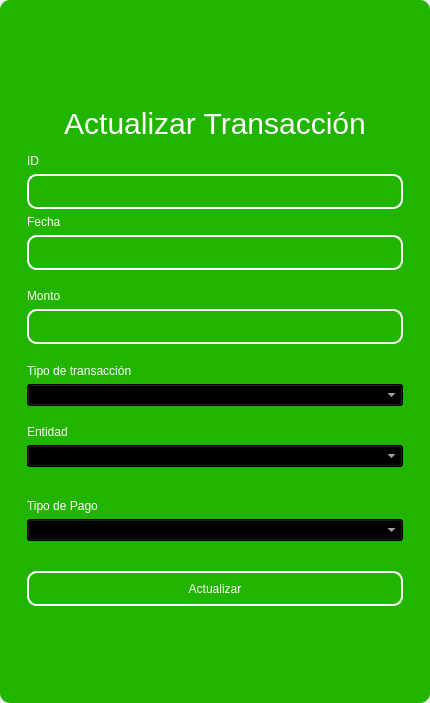
<?xml version="1.0" encoding="UTF-8"?>
<ui version="4.0">
 <class>MainWindow</class>
 <widget class="QMainWindow" name="MainWindow">
  <property name="geometry">
   <rect>
    <x>0</x>
    <y>0</y>
    <width>430</width>
    <height>703</height>
   </rect>
  </property>
  <property name="windowTitle">
   <string>MainWindow</string>
  </property>
  <property name="styleSheet">
   <string notr="true"/>
  </property>
  <widget class="QWidget" name="centralwidget">
   <property name="styleSheet">
    <string notr="true"/>
   </property>
   <layout class="QVBoxLayout" name="verticalLayout">
    <property name="spacing">
     <number>0</number>
    </property>
    <property name="leftMargin">
     <number>0</number>
    </property>
    <property name="topMargin">
     <number>0</number>
    </property>
    <property name="rightMargin">
     <number>0</number>
    </property>
    <property name="bottomMargin">
     <number>0</number>
    </property>
    <item>
     <widget class="QFrame" name="frame">
      <property name="enabled">
       <bool>true</bool>
      </property>
      <property name="styleSheet">
       <string notr="true">QFrame {
	border-radius:10px;
	background-color: rgb(33, 181, 0);
 }
</string>
      </property>
      <property name="frameShape">
       <enum>QFrame::StyledPanel</enum>
      </property>
      <property name="frameShadow">
       <enum>QFrame::Raised</enum>
      </property>
      <layout class="QVBoxLayout" name="verticalLayout_2">
       <item>
        <widget class="QFrame" name="frame_superior">
         <property name="minimumSize">
          <size>
           <width>0</width>
           <height>40</height>
          </size>
         </property>
         <property name="maximumSize">
          <size>
           <width>16777215</width>
           <height>40</height>
          </size>
         </property>
         <property name="styleSheet">
          <string notr="true">QPushButton{
border-radius:18px;
}

QPushButton:hover{
	background-color: rgb(0, 0, 0);
}
</string>
         </property>
         <property name="frameShape">
          <enum>QFrame::StyledPanel</enum>
         </property>
         <property name="frameShadow">
          <enum>QFrame::Raised</enum>
         </property>
         <layout class="QHBoxLayout" name="horizontalLayout_3">
          <property name="spacing">
           <number>4</number>
          </property>
          <property name="leftMargin">
           <number>0</number>
          </property>
          <property name="topMargin">
           <number>0</number>
          </property>
          <property name="rightMargin">
           <number>0</number>
          </property>
          <property name="bottomMargin">
           <number>0</number>
          </property>
          <item>
           <widget class="QPushButton" name="btn_icon">
            <property name="text">
             <string/>
            </property>
            <property name="iconSize">
             <size>
              <width>40</width>
              <height>40</height>
             </size>
            </property>
           </widget>
          </item>
          <item>
           <spacer name="horizontalSpacer_2">
            <property name="orientation">
             <enum>Qt::Horizontal</enum>
            </property>
            <property name="sizeHint" stdset="0">
             <size>
              <width>443</width>
              <height>20</height>
             </size>
            </property>
           </spacer>
          </item>
          <item>
           <widget class="QPushButton" name="bt_minimizar">
            <property name="minimumSize">
             <size>
              <width>38</width>
              <height>38</height>
             </size>
            </property>
            <property name="maximumSize">
             <size>
              <width>38</width>
              <height>38</height>
             </size>
            </property>
            <property name="cursor">
             <cursorShape>PointingHandCursor</cursorShape>
            </property>
            <property name="text">
             <string/>
            </property>
            <property name="icon">
             <iconset>
              <normaloff>image/minus.svg</normaloff>image/minus.svg</iconset>
            </property>
            <property name="iconSize">
             <size>
              <width>38</width>
              <height>38</height>
             </size>
            </property>
           </widget>
          </item>
          <item>
           <widget class="QPushButton" name="bt_maximizar">
            <property name="minimumSize">
             <size>
              <width>38</width>
              <height>38</height>
             </size>
            </property>
            <property name="maximumSize">
             <size>
              <width>38</width>
              <height>38</height>
             </size>
            </property>
            <property name="cursor">
             <cursorShape>PointingHandCursor</cursorShape>
            </property>
            <property name="text">
             <string/>
            </property>
            <property name="icon">
             <iconset>
              <normaloff>image/chevron-up.svg</normaloff>image/chevron-up.svg</iconset>
            </property>
            <property name="iconSize">
             <size>
              <width>38</width>
              <height>38</height>
             </size>
            </property>
           </widget>
          </item>
          <item>
           <widget class="QPushButton" name="bt_restaurar">
            <property name="minimumSize">
             <size>
              <width>38</width>
              <height>38</height>
             </size>
            </property>
            <property name="maximumSize">
             <size>
              <width>38</width>
              <height>38</height>
             </size>
            </property>
            <property name="cursor">
             <cursorShape>PointingHandCursor</cursorShape>
            </property>
            <property name="text">
             <string/>
            </property>
            <property name="icon">
             <iconset>
              <normaloff>image/chevron-down.svg</normaloff>image/chevron-down.svg</iconset>
            </property>
            <property name="iconSize">
             <size>
              <width>38</width>
              <height>38</height>
             </size>
            </property>
           </widget>
          </item>
          <item>
           <widget class="QPushButton" name="bt_cerrar">
            <property name="minimumSize">
             <size>
              <width>38</width>
              <height>38</height>
             </size>
            </property>
            <property name="maximumSize">
             <size>
              <width>38</width>
              <height>38</height>
             </size>
            </property>
            <property name="cursor">
             <cursorShape>PointingHandCursor</cursorShape>
            </property>
            <property name="text">
             <string/>
            </property>
            <property name="icon">
             <iconset>
              <normaloff>image/x.svg</normaloff>image/x.svg</iconset>
            </property>
            <property name="iconSize">
             <size>
              <width>38</width>
              <height>38</height>
             </size>
            </property>
           </widget>
          </item>
         </layout>
        </widget>
       </item>
       <item>
        <widget class="QFrame" name="frame_3">
         <property name="styleSheet">
          <string notr="true">QLabel {
	color: rgb(255, 255, 254);
	font: 12pt &quot;Arial&quot;;
	background-color: rgba(0, 0, 0,0);
}

QTextEdit{
background-color: rgba(0, 0, 0,0);
border-radius:10px; 
font: 12pt &quot;Arial&quot;;
color: rgb(255, 255, 254);
border: 2px solid  rgb(255, 255, 255);

}

QTextEdit:hover{
background-color: rgba(0, 0, 0,0);
border-radius:10px; 
font: 12pt &quot;Arial&quot;;
border: 2px solid  rgb(120, 0, 171);
}

QTextEdit:focus{
background-color: rgb(0, 0, 0);
border-radius:10px; 
font: 12pt &quot;Arial&quot;;
border: 2px solid rgb(120, 0, 171);
}

QLineEdit{
background-color: rgba(0, 0, 0,0);
border-radius:10px; 
font: 12pt &quot;Arial&quot;;
color: rgb(255, 255, 254);
border: 2px solid  rgb(255, 255, 255);

}

QLineEdit:hover{
background-color: rgba(0, 0, 0,0);
border-radius:10px; 
font: 12pt &quot;Arial&quot;;
border: 2px solid  rgb(120, 0, 171);
}

QLineEdit:focus{
background-color: rgb(0, 0, 0);
border-radius:10px; 
font: 12pt &quot;Arial&quot;;
border: 2px solid rgb(120, 0, 171);
}

QCheckBox{
	font: 12pt &quot;Arial&quot;;
	color: rgb(255, 255, 255);
}

QCheckBox::indicator {
    width: 18px;
    height:18px;
}

QCheckBox::indicator:unchecked {
   background-image: url(image/square.svg);
}

QCheckBox::indicator:checked {
   background-image: url(image/check-square.svg);
}

QPushButton{
border-radius:10px; 
font: 12pt &quot;Arial&quot;;
color: rgb(255, 255, 254);
border: 2px solid #ffffff;
}

QPushButton:hover{
border-radius:10px; 
font: 12pt &quot;Arial&quot;;
color: rgb(255, 255, 255);
border: 2px solid rgb(120, 0, 171);
	background-color: rgb(120, 0, 171);
}
</string>
         </property>
         <property name="frameShape">
          <enum>QFrame::StyledPanel</enum>
         </property>
         <property name="frameShadow">
          <enum>QFrame::Raised</enum>
         </property>
         <layout class="QHBoxLayout" name="horizontalLayout_4">
          <item>
           <layout class="QVBoxLayout" name="verticalLayout_4">
            <item>
             <spacer name="verticalSpacer">
              <property name="orientation">
               <enum>Qt::Vertical</enum>
              </property>
              <property name="sizeHint" stdset="0">
               <size>
                <width>28</width>
                <height>28</height>
               </size>
              </property>
             </spacer>
            </item>
            <item>
             <widget class="QFrame" name="frame_4">
              <property name="maximumSize">
               <size>
                <width>400</width>
                <height>600</height>
               </size>
              </property>
              <property name="styleSheet">
               <string notr="true">QLabel {
	color: rgb(255, 255, 254);
	font: 12pt &quot;Arial&quot;;
	background-color: rgba(0, 0, 0,0);
}


QLineEdit{
background-color: rgba(0, 0, 0,0);
border-radius:10px; 
font: 12pt &quot;Arial&quot;;
color: rgb(255, 255, 254);
border: 2px solid  rgb(255, 255, 255);

}

QLineEdit:hover{
background-color: rgba(0, 0, 0,0);
border-radius:10px; 
font: 12pt &quot;Arial&quot;;
border: 2px solid  rgb(120, 0, 171);
}

QLineEdit:focus{
background-color: rgb(0, 0, 0);
border-radius:10px; 
font: 12pt &quot;Arial&quot;;
border: 2px solid rgb(120, 0, 171);
}

QCheckBox{
	font: 12pt &quot;Arial&quot;;
	color: rgb(255, 255, 255);
}

QCheckBox::indicator {
    width: 18px;
    height:18px;
}

QCheckBox::indicator:unchecked {
   background-image: url(image/square.svg);
}

QCheckBox::indicator:checked {
   background-image: url(image/check-square.svg);
}

QPushButton{
border-radius:10px; 
font: 12pt &quot;Arial&quot;;
color: rgb(255, 255, 254);
border: 2px solid #ffffff;
}

QPushButton:hover{
border-radius:10px; 
font: 12pt &quot;Arial&quot;;
color: rgb(255, 255, 255);
border: 2px solid rgb(120, 0, 171);
	background-color: rgb(120, 0, 171);
}
</string>
              </property>
              <property name="frameShape">
               <enum>QFrame::StyledPanel</enum>
              </property>
              <property name="frameShadow">
               <enum>QFrame::Raised</enum>
              </property>
              <layout class="QVBoxLayout" name="verticalLayout_3">
               <item>
                <spacer name="verticalSpacer_3">
                 <property name="orientation">
                  <enum>Qt::Vertical</enum>
                 </property>
                 <property name="sizeHint" stdset="0">
                  <size>
                   <width>20</width>
                   <height>40</height>
                  </size>
                 </property>
                </spacer>
               </item>
               <item>
                <widget class="QLabel" name="label_3">
                 <property name="minimumSize">
                  <size>
                   <width>100</width>
                   <height>50</height>
                  </size>
                 </property>
                 <property name="styleSheet">
                  <string notr="true">font-size: 30px</string>
                 </property>
                 <property name="text">
                  <string>Actualizar Transacción</string>
                 </property>
                 <property name="alignment">
                  <set>Qt::AlignCenter</set>
                 </property>
                </widget>
               </item>
               <item>
                <widget class="QLabel" name="label_6">
                 <property name="text">
                  <string>ID</string>
                 </property>
                </widget>
               </item>
               <item>
                <widget class="QLineEdit" name="idtxt">
                 <property name="enabled">
                  <bool>false</bool>
                 </property>
                 <property name="minimumSize">
                  <size>
                   <width>0</width>
                   <height>35</height>
                  </size>
                 </property>
                </widget>
               </item>
               <item>
                <widget class="QLabel" name="label_4">
                 <property name="text">
                  <string>Fecha</string>
                 </property>
                </widget>
               </item>
               <item>
                <widget class="QLineEdit" name="datetxt">
                 <property name="minimumSize">
                  <size>
                   <width>0</width>
                   <height>35</height>
                  </size>
                 </property>
                 <property name="text">
                  <string/>
                 </property>
                </widget>
               </item>
               <item>
                <spacer name="verticalSpacer_4">
                 <property name="orientation">
                  <enum>Qt::Vertical</enum>
                 </property>
                 <property name="sizeHint" stdset="0">
                  <size>
                   <width>20</width>
                   <height>40</height>
                  </size>
                 </property>
                </spacer>
               </item>
               <item>
                <widget class="QLabel" name="label_5">
                 <property name="text">
                  <string>Monto</string>
                 </property>
                </widget>
               </item>
               <item>
                <widget class="QLineEdit" name="amounttxt">
                 <property name="minimumSize">
                  <size>
                   <width>0</width>
                   <height>35</height>
                  </size>
                 </property>
                 <property name="maximumSize">
                  <size>
                   <width>16777215</width>
                   <height>16777215</height>
                  </size>
                 </property>
                 <property name="echoMode">
                  <enum>QLineEdit::Normal</enum>
                 </property>
                </widget>
               </item>
               <item>
                <spacer name="verticalSpacer_5">
                 <property name="orientation">
                  <enum>Qt::Vertical</enum>
                 </property>
                 <property name="sizeHint" stdset="0">
                  <size>
                   <width>20</width>
                   <height>40</height>
                  </size>
                 </property>
                </spacer>
               </item>
               <item>
                <widget class="QLabel" name="label">
                 <property name="text">
                  <string>Tipo de transacción</string>
                 </property>
                </widget>
               </item>
               <item>
                <widget class="QComboBox" name="transaction_type_combobox">
                 <property name="cursor">
                  <cursorShape>PointingHandCursor</cursorShape>
                 </property>
                 <property name="styleSheet">
                  <string notr="true">color: rgb(255, 255, 255);
background-color: rgb(0, 0, 0);</string>
                 </property>
                </widget>
               </item>
               <item>
                <spacer name="verticalSpacer_11">
                 <property name="orientation">
                  <enum>Qt::Vertical</enum>
                 </property>
                 <property name="sizeHint" stdset="0">
                  <size>
                   <width>20</width>
                   <height>40</height>
                  </size>
                 </property>
                </spacer>
               </item>
               <item>
                <widget class="QLabel" name="label_2">
                 <property name="text">
                  <string>Entidad</string>
                 </property>
                </widget>
               </item>
               <item>
                <widget class="QComboBox" name="entity_combobox">
                 <property name="cursor">
                  <cursorShape>PointingHandCursor</cursorShape>
                 </property>
                 <property name="styleSheet">
                  <string notr="true">color: rgb(255, 255, 255);
background-color: rgb(0, 0, 0);</string>
                 </property>
                </widget>
               </item>
               <item>
                <spacer name="verticalSpacer_6">
                 <property name="orientation">
                  <enum>Qt::Vertical</enum>
                 </property>
                 <property name="sizeHint" stdset="0">
                  <size>
                   <width>20</width>
                   <height>40</height>
                  </size>
                 </property>
                </spacer>
               </item>
               <item>
                <spacer name="verticalSpacer_10">
                 <property name="orientation">
                  <enum>Qt::Vertical</enum>
                 </property>
                 <property name="sizeHint" stdset="0">
                  <size>
                   <width>20</width>
                   <height>40</height>
                  </size>
                 </property>
                </spacer>
               </item>
               <item>
                <widget class="QLabel" name="label_7">
                 <property name="text">
                  <string>Tipo de Pago</string>
                 </property>
                </widget>
               </item>
               <item>
                <widget class="QComboBox" name="payment_combobox">
                 <property name="cursor">
                  <cursorShape>PointingHandCursor</cursorShape>
                 </property>
                 <property name="styleSheet">
                  <string notr="true">color: rgb(255, 255, 255);
background-color: rgb(0, 0, 0);</string>
                 </property>
                </widget>
               </item>
               <item>
                <spacer name="verticalSpacer_9">
                 <property name="orientation">
                  <enum>Qt::Vertical</enum>
                 </property>
                 <property name="sizeHint" stdset="0">
                  <size>
                   <width>20</width>
                   <height>50</height>
                  </size>
                 </property>
                </spacer>
               </item>
               <item>
                <widget class="QPushButton" name="btn_update">
                 <property name="minimumSize">
                  <size>
                   <width>0</width>
                   <height>35</height>
                  </size>
                 </property>
                 <property name="cursor">
                  <cursorShape>PointingHandCursor</cursorShape>
                 </property>
                 <property name="text">
                  <string>Actualizar</string>
                 </property>
                </widget>
               </item>
               <item>
                <spacer name="verticalSpacer_7">
                 <property name="orientation">
                  <enum>Qt::Vertical</enum>
                 </property>
                 <property name="sizeHint" stdset="0">
                  <size>
                   <width>20</width>
                   <height>40</height>
                  </size>
                 </property>
                </spacer>
               </item>
               <item>
                <layout class="QHBoxLayout" name="horizontalLayout_2"/>
               </item>
               <item>
                <spacer name="verticalSpacer_8">
                 <property name="orientation">
                  <enum>Qt::Vertical</enum>
                 </property>
                 <property name="sizeHint" stdset="0">
                  <size>
                   <width>20</width>
                   <height>40</height>
                  </size>
                 </property>
                </spacer>
               </item>
               <item>
                <layout class="QHBoxLayout" name="horizontalLayout">
                 <item>
                  <spacer name="horizontalSpacer">
                   <property name="orientation">
                    <enum>Qt::Horizontal</enum>
                   </property>
                   <property name="sizeHint" stdset="0">
                    <size>
                     <width>40</width>
                     <height>20</height>
                    </size>
                   </property>
                  </spacer>
                 </item>
                </layout>
               </item>
              </layout>
             </widget>
            </item>
            <item>
             <spacer name="verticalSpacer_2">
              <property name="orientation">
               <enum>Qt::Vertical</enum>
              </property>
              <property name="sizeHint" stdset="0">
               <size>
                <width>20</width>
                <height>40</height>
               </size>
              </property>
             </spacer>
            </item>
           </layout>
          </item>
         </layout>
        </widget>
       </item>
      </layout>
     </widget>
    </item>
   </layout>
  </widget>
 </widget>
 <resources/>
 <connections/>
</ui>
